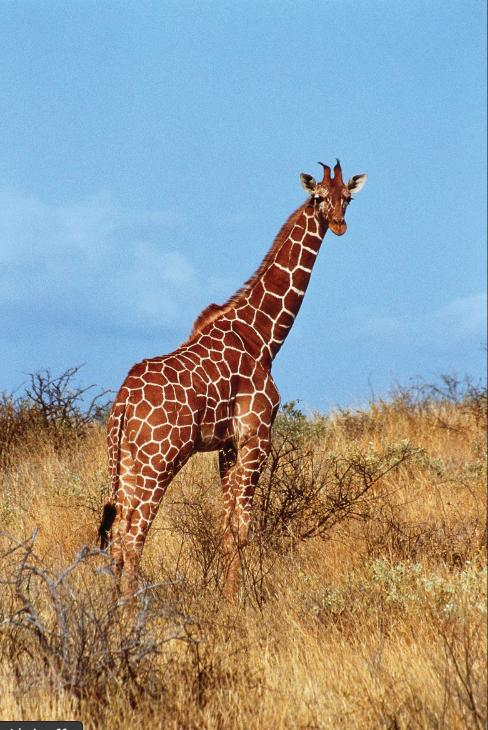
#> input picture HistogramEqualization/giraffe.jpg, 488 x 730 px
$ jupyter execute work.ipynb
#> lines starting #> are read from the running program, lines starting #| are printed output that depends on the picture
📌 Histogram Eşitleme – Kısa ve Net Özet:

    Histogram hesapla
    → Piksel parlaklıklarının nasıl dağıldığını öğren.

    CDF hesapla
    → Parlaklık değerlerinin birikimli dağılımını bul.
    → Dağılım skewed mi (kaymış mı) ona bak (sağa/sola).

    Intensity mapping yap
    → CDF kullanarak eski parlaklıkları yeni değerlere eşle.

    Yeni görüntüyü oluştur
    → Eski piksel yoğunluklarını, mapped CDF değerleriyle değiştir.

🎯 Ne işe yarar?

    Görüntünün kontrastını artırır,
    Detayları görünür kılar,
    Soluk veya karanlık görüntüleri daha dengeli hale getirir.

Yani: Görüntü göze daha net gelir, önemli detaylar kaybolmaz.
Özellikle tıpta, güvenlikte, düşük ışıklı sahnelerde hayati iş görür.

[cell 1]
import cv2
import numpy as np
import matplotlib.pyplot as plt

[cell 2]
image = cv2.imread("./giraffe.jpg")
#> image is the input picture: shape (730, 488, 3); mean B, G, R 151.3, 152.9, 149.2

if image is  None:
    print("Issue with image loading")
else:
    print("image loaded successfully")

[cell 3]
image_rgb = cv2.cvtColor(image , cv2.COLOR_BGR2RGB)
image_grayscale = cv2.cvtColor(image , cv2.COLOR_BGR2GRAY)
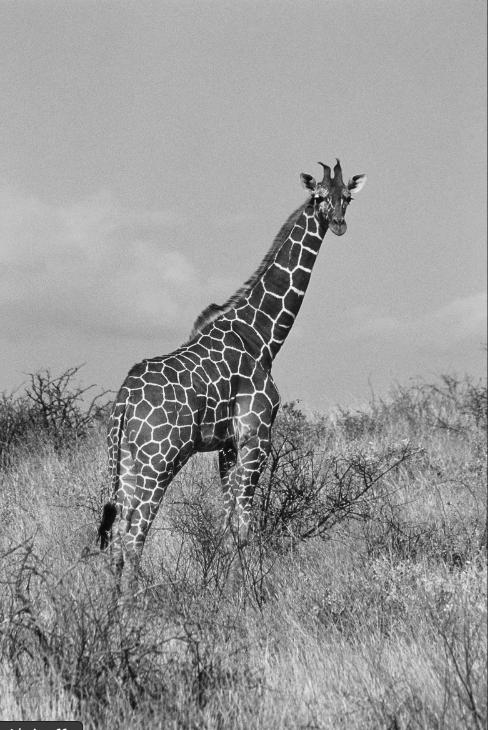
#> image_grayscale: shape (730, 488); min 3, max 254, mean 151.6

[cell 4]
# Histogram hesaplamaları doğru
hist, bins = np.histogram(image_grayscale.flatten(), 256, [0, 256])
#> hist = 256 values, max 18237 at index 177, min 0 at index 0, mean 1391.6; bins = 257 values from 0 to 256
equalized_image = cv2.equalizeHist(image_grayscale)
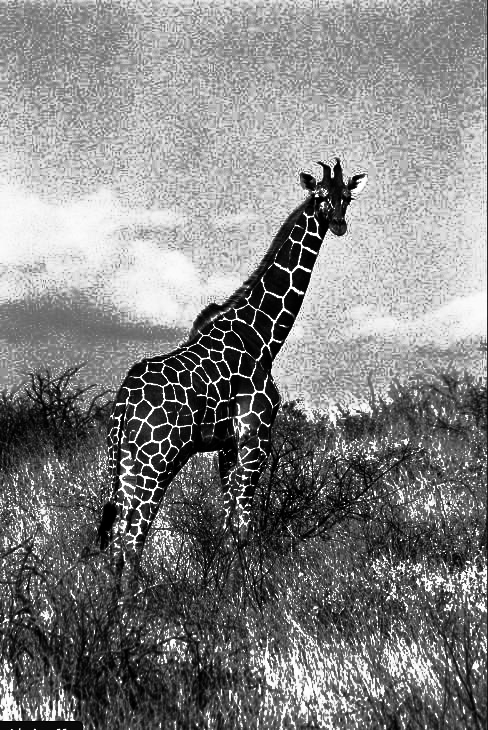
#> equalized_image: shape (730, 488); min 0, max 255, mean 130
equalized_hist, bins = np.histogram(equalized_image.flatten(), 256, [0, 256])
#> equalized_hist = 256 values, max 18237 at index 184, min 0 at index 55, mean 1391.6

# Plotlama
plt.figure(figsize=(12, 6))

plt.subplot(2, 2, 1)
plt.imshow(image_grayscale, cmap="gray")
plt.title("Original Image")

plt.subplot(2, 2, 2)
plt.plot(hist, color='black')
plt.title("Original Histogram")

plt.subplot(2, 2, 3)
plt.imshow(equalized_image, cmap="gray")
plt.title("Equalized Image")

plt.subplot(2, 2, 4)
plt.plot(equalized_hist, color='black')
plt.title("Equalized Histogram")

plt.tight_layout()
plt.show()
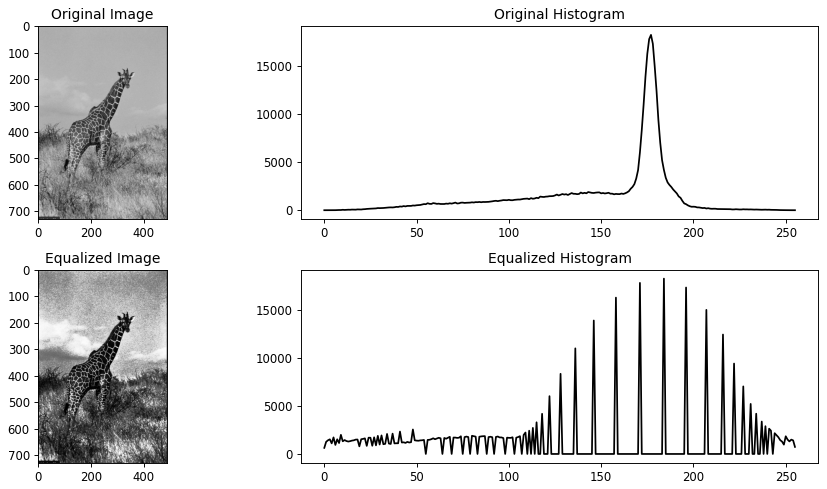
#> figure drawn by matplotlib, 4 panels; panel 2: curve peaks at x = 177, y = 18237; panel 4: curve peaks at x = 184, y = 18237

[cell 5]
#LAB
#YUV

[cell 6]
image_yuv = cv2.cvtColor(image , cv2.COLOR_BGR2YUV)
#> image_yuv: shape (730, 488, 3); mean of channels 0, 1, 2 151.6, 127.8, 125.9
image_yuv[:,:,0] = cv2.equalizeHist(image_yuv[:,:,0])
#> image_yuv: shape (730, 488, 3); mean of channels 0, 1, 2 130, 127.8, 125.9

equalized_color_image = cv2.cvtColor(image_yuv , cv2.COLOR_YUV2BGR)
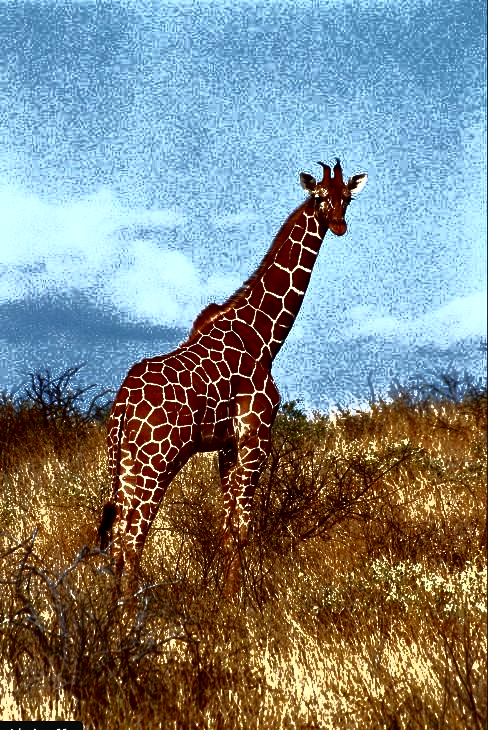
#> equalized_color_image: shape (730, 488, 3); mean B, G, R 130, 131.7, 126.6

equalized_color_image_RGB = cv2.cvtColor(equalized_color_image, cv2.COLOR_BGR2RGB)

plt.imshow(equalized_color_image_RGB)

[cell 7]
import numpy as np
import matplotlib.pyplot as plt

# Eşitleme öncesi histogram
original_y_hist = cv2.calcHist([image_yuv[:, :, 0]], [0], None, [256], [0, 256])
#> original_y_hist has the same summary as equalized_hist

# Eşitleme sonrası histogram
equalized_y_hist = cv2.calcHist([equalized_color_image[:, :, 0]], [0], None, [256], [0, 256])
#> equalized_y_hist = 256 values, max 72644 at index 0, min 11 at index 238, mean 1391.6

# Çizim
plt.figure(figsize=(10, 4))
plt.subplot(1, 2, 1)
plt.plot(original_y_hist, color="gray")
plt.title("Original Y Histogram")

plt.subplot(1, 2, 2)
plt.plot(equalized_y_hist, color="black")
plt.title("Equalized Y Histogram")
plt.tight_layout()
plt.show()
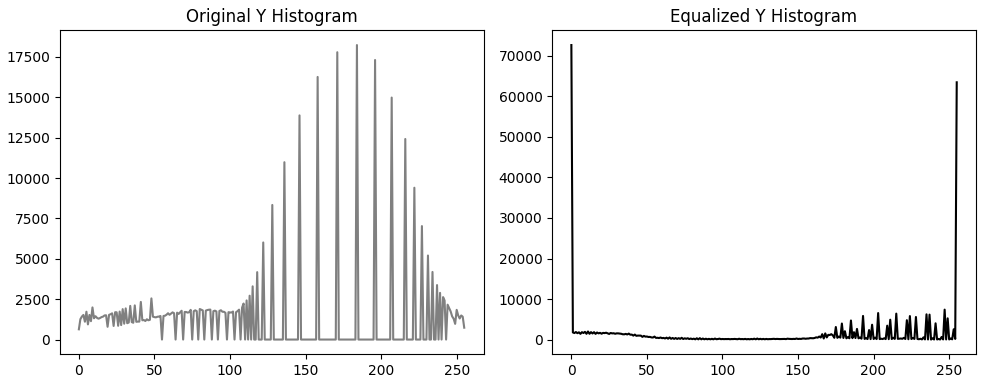
#> figure drawn by matplotlib, 2 panels; panel 1: curve peaks at x = 184, y = 18237; panel 2: curve peaks at x = 0, y = 72644
